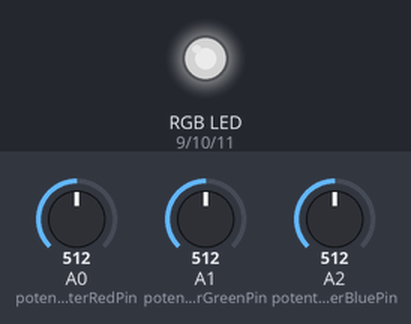
Bench run of a sketch on a simulated Arduino Uno, built with avr-gcc and run on an emulated ATmega328P. On the bench: an RGB LED mixed from three pins (HIGH = lit). The test bench sets the inputs (shaded band); at power-on: A0 (potentionmeterRedPin) = 512, A1 (potentionmeterGreenPin) = 512, A2 (potentionmeterBluePin) = 512. Dim RGB values are drawn brighter than linear.

Above: at 1.2 s.
1.3 s: A0 (potentionmeterRedPin) set to 716
At 1.8 s:
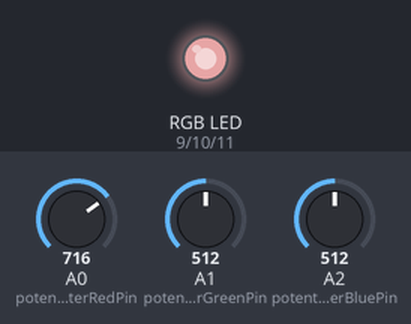
2.8 s: A1 (potentionmeterGreenPin) set to 716
At 4.0 s:
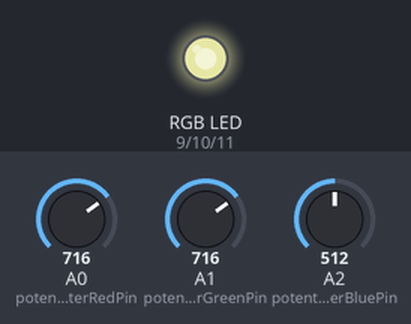
4.3 s: A2 (potentionmeterBluePin) set to 716
At 5.3 s:
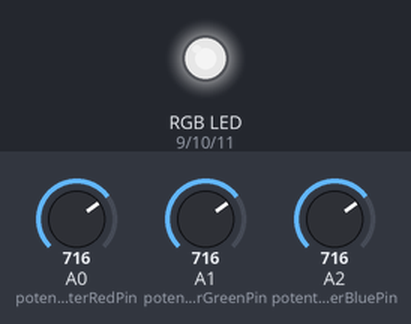
5.8 s: A0 (potentionmeterRedPin) set to 900
At 6.4 s:
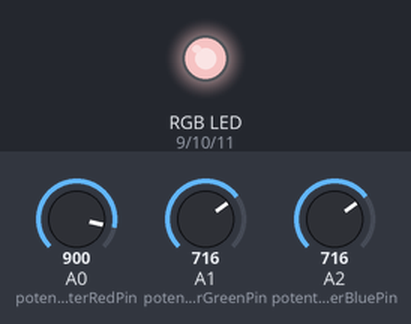
7.3 s: A1 (potentionmeterGreenPin) set to 900
At 7.6 s:
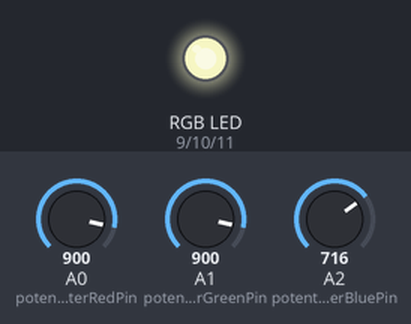
8.8 s: A2 (potentionmeterBluePin) set to 900
At 9.9 s:
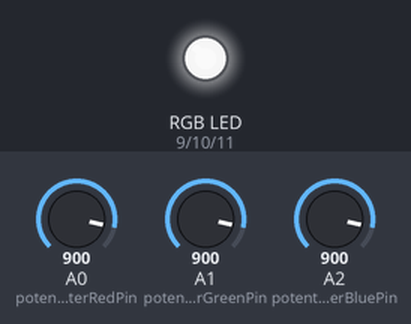
Timing chart, 0 to 11.3 s (numbered marks = the images above; inputs shaded):
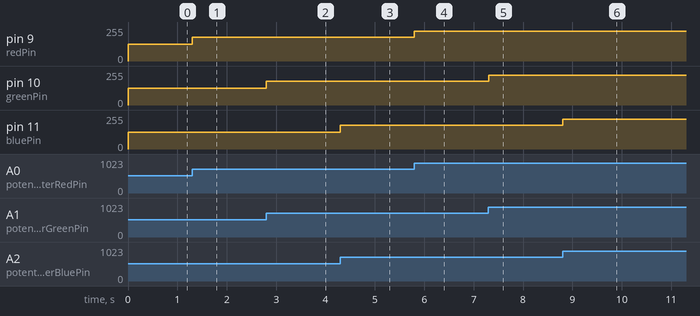

Measured:
- after the input at 1.3 s, pin 9 (redPin): 127/255 → 178/255 at once
- after the input at 2.8 s, pin 10 (greenPin): 127/255 → 178/255 at once
- after the input at 4.3 s, pin 11 (bluePin): 127/255 → 178/255 at once
- after the input at 5.8 s, pin 9 (redPin): 178/255 → 224/255 at once
- after the input at 7.3 s, pin 10 (greenPin): 178/255 → 224/255 at once
- after the input at 8.8 s, pin 11 (bluePin): 178/255 → 224/255 at once

The sketch:

homework2.ino
```cpp
const int redPin=9;
const int greenPin=10;
const int bluePin=11;

const int potentionmeterRedPin=A0;
const int potentionmeterGreenPin=A1;
const int potentionmeterBluePin=A2;

const int analoglimit=1023;
const int pwmlimit=255;

void setup(){
  pinMode(redPin, OUTPUT);
  pinMode(greenPin, OUTPUT);
  pinMode(bluePin, OUTPUT);
}

void loop(){
  int redValue=map(analogRead(potentionmeterRedPin),0,analoglimit,0,pwmlimit);
  int greenValue=map(analogRead(potentionmeterGreenPin),0,analoglimit,0,pwmlimit);
  int blueValue=map(analogRead(potentionmeterBluePin),0,analoglimit,0,pwmlimit);

  analogWrite(redPin,redValue);
  analogWrite(greenPin,greenValue);
  analogWrite(bluePin,blueValue);
}
```
